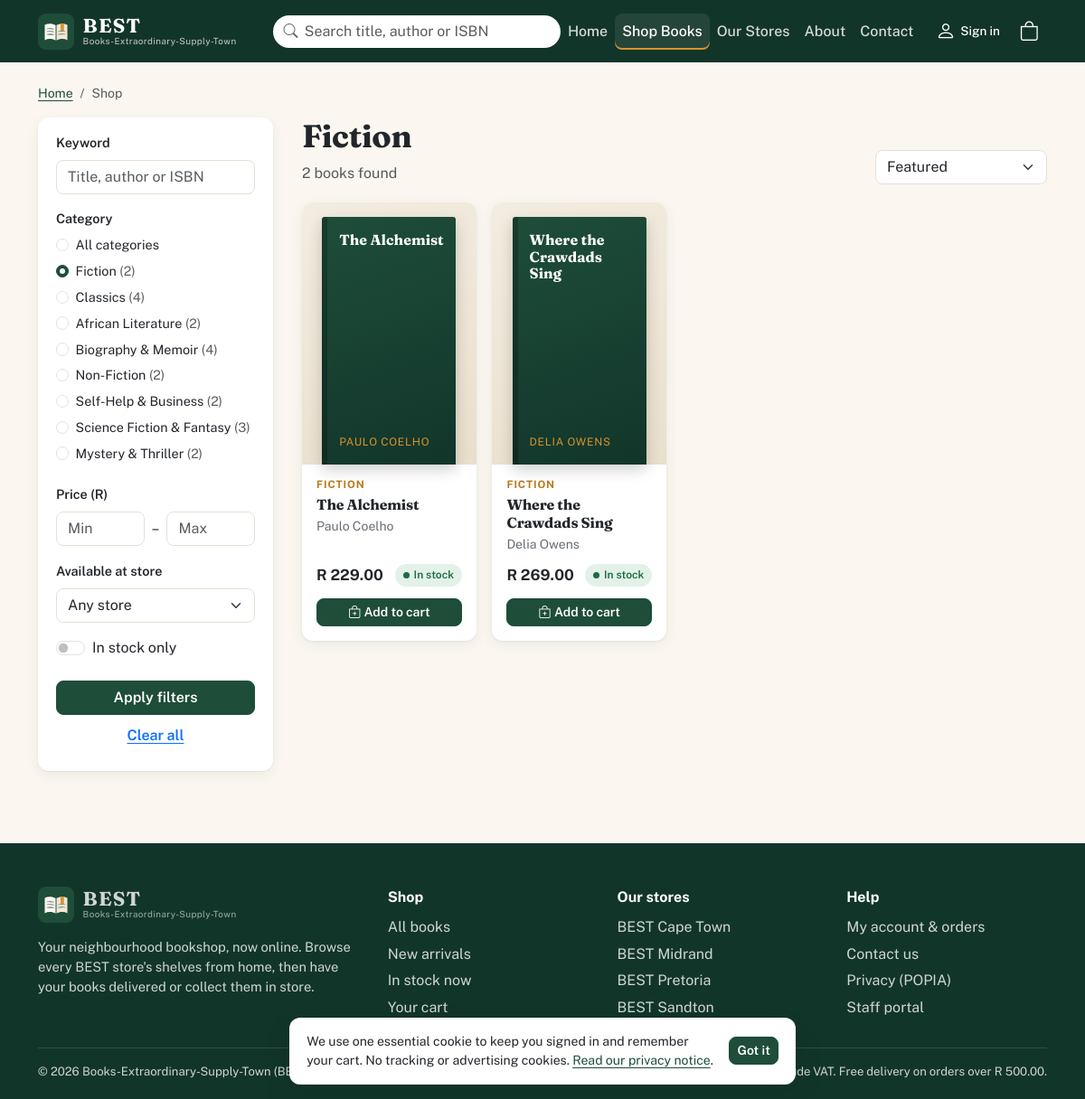
The app's page /catalogue.php?category=1 with its own data.
### tables this page shows
CREATE TABLE Category (
  categoryID INT PRIMARY KEY AUTO_INCREMENT,
  name VARCHAR(100) NOT NULL UNIQUE,
  description VARCHAR(255) NULL,
  icon VARCHAR(50) NOT NULL DEFAULT 'bi-book',
  sortOrder INT NOT NULL DEFAULT 0,
  isActive BOOLEAN NOT NULL DEFAULT TRUE
);

CREATE TABLE Book (
  bookID INT PRIMARY KEY AUTO_INCREMENT,
  categoryID INT NOT NULL,
  isbn VARCHAR(13) NOT NULL UNIQUE,
  title VARCHAR(255) NOT NULL,
  author VARCHAR(255) NOT NULL,
  publisher VARCHAR(150) NULL,
  publishYear SMALLINT NULL,
  pageCount INT NULL,
  language VARCHAR(40) NOT NULL DEFAULT 'English',
  format ENUM('Paperback', 'Hardcover', 'Board book') NOT NULL DEFAULT 'Paperback',
  description TEXT NOT NULL,
  price DECIMAL(10, 2) NOT NULL CHECK (price >= 0),
   
  coverImageURL VARCHAR(500) NULL,
  isFeatured BOOLEAN NOT NULL DEFAULT FALSE,
   
  isActive BOOLEAN NOT NULL DEFAULT TRUE,
  dateAdded DATETIME NOT NULL DEFAULT CURRENT_TIMESTAMP,
  dateUpdated DATETIME NOT NULL DEFAULT CURRENT_TIMESTAMP ON UPDATE CURRENT_TIMESTAMP,
  CONSTRAINT fk_book_category FOREIGN KEY (categoryID) REFERENCES Category (categoryID),
  INDEX idx_book_title (title),
  INDEX idx_book_author (author),
  INDEX idx_book_active (isActive, isFeatured)
);

### includes/helpers/forms.php (called while the page is built, shortened)
<?php
function e(?string $value): string
{
    return htmlspecialchars((string) $value, ENT_QUOTES, 'UTF-8');
}
function intParam(array $source, string $key): ?int
{
    $value = $source[$key] ?? null;
    return is_string($value) && ctype_digit($value) ? (int) $value : (is_int($value) ? $value : null);
}
function money(float|string|null $amount): string
{
    return 'R ' . number_format((float) $amount, 2, '.', ' ');
}

### includes/helpers/database.php (called while the page is built, shortened)
<?php
function fetchAll(mysqli $conn, string $sql, array $params = []): array
{
    $stmt = $conn->prepare($sql);
    if (!$stmt->execute($params ?: null)) {
        error_log('Query failed: ' . $stmt->error);
        return [];
    }
    $result = $stmt->get_result();
    return $result ? $result->fetch_all(MYSQLI_ASSOC) : [];
}
function fetchOne(mysqli $conn, string $sql, array $params = []): ?array
{
    return fetchAll($conn, $sql, $params)[0] ?? null;
}
function fetchValue(mysqli $conn, string $sql, array $params = []): mixed
{
    $row = fetchOne($conn, $sql, $params);
    return $row ? array_values($row)[0] : null;
}

### includes/helpers/books.php (called while the page is built, shortened)
<?php
require_once __DIR__ . '/database.php';
function stockStatus(int $quantity, int $lowLevel = 3): array
{
    return ['in', 'In stock'];
}
function getCategories(mysqli $conn): array
{
    return fetchAll($conn,
        "SELECT c.categoryID, c.name, c.description, c.icon,
                COUNT(b.bookID) AS bookCount
         FROM Category c
         LEFT JOIN Book b ON b.categoryID = c.categoryID AND b.isActive = TRUE
         WHERE c.isActive = TRUE
         GROUP BY c.categoryID, c.name, c.description, c.icon, c.sortOrder
         ORDER BY c.sortOrder, c.name");
}
function readCatalogueFilters(array $query): array
{
    $price = fn ($value) => is_string($value) && is_numeric($value) && $value >= 0 ? (float) $value : null;
    return [
        'q'        => is_string($query['q'] ?? null) ? mb_substr(trim($query['q']), 0, 100) : '',
        'category' => intParam($query, 'category'),
        'minPrice' => $price($query['minPrice'] ?? null),
        'maxPrice' => $price($query['maxPrice'] ?? null),
        'store'    => intParam($query, 'store'),
        'inStock'  => !empty($query['inStock']),
        'sort'     => array_key_exists($query['sort'] ?? '', BOOK_SORTS) ? $query['sort'] : 'featured',
        'page'     => max(1, intParam($query, 'page') ?? 1),
    ];
}
function searchBooks(mysqli $conn, array $filters, int $perPage = BOOKS_PER_PAGE): array
{
    $where = ['b.isActive = TRUE', 'c.isActive = TRUE'];
    $params = [];
    if ($filters['category']) {
        $where[] = 'b.categoryID = ?';
        $params[] = $filters['category'];
    }
    $from = "FROM Book b JOIN Category c ON c.categoryID = b.categoryID " . STOCK_JOIN . " WHERE " . implode(' AND ', $where);
    $total = (int) fetchValue($conn, "SELECT COUNT(*) $from", $params);
    $orderBy = BOOK_SORTS[$filters['sort']][1];
    $offset = ($filters['page'] - 1) * $perPage;
    $books = fetchAll($conn,
        "SELECT b.bookID, b.isbn, b.title, b.author, b.price, b.coverImageURL, b.isFeatured, b.format,
                c.name AS categoryName, COALESCE(st.totalStock, 0) AS totalStock
         $from
         ORDER BY $orderBy, b.bookID
         LIMIT " . (int) $perPage . " OFFSET " . (int) $offset,
        $params);
    return [$books, $total];
}

### catalogue.php (the view, shortened to what this page needs)
<?php
    require_once __DIR__ . '/includes/security.php';
    require_once __DIR__ . '/includes/helpers/books.php';
    $conn = db();
    $filters = readCatalogueFilters($_GET);
    [$books, $total] = $conn ? searchBooks($conn, $filters) : [[], 0];
    $categories = $conn ? getCategories($conn) : [];
    $categoryName = null;
    foreach ($categories as $category) {
        if ((int) $category['categoryID'] === $filters['category']) {
            $categoryName = $category['name'];
        }
    }
    $heading = $filters['q'] !== '' ? 'Results for “' . $filters['q'] . '”' : ($categoryName ?? 'All books');
?>
<!DOCTYPE html>
<html lang="en">
    <?php include 'includes/components/header.php'; ?>
    <body>
        <?php include 'includes/components/navBar.php'; ?>
        <main id="main" class="container-xl page-pad">
            <nav aria-label="breadcrumb">
                <ol class="breadcrumb">
                    <li class="breadcrumb-item"><a href="index.php">Home</a></li>
                    <li class="breadcrumb-item active" aria-current="page">Shop</li>
                </ol>
            </nav>
            <div class="catalogue-layout">
                <aside class="filters offcanvas-lg offcanvas-start" tabindex="-1" id="filterPanel" aria-labelledby="filterHeading">
                    <div class="offcanvas-body">
                        <form method="get" action="catalogue.php" class="filter-form" id="filterForm">
                            <div class="mb-3">
                                <label for="filterQ" class="form-label">Keyword</label>
                                <input type="search" id="filterQ" name="q" class="form-control" value="<?= e($filters['q']) ?>" placeholder="Title, author or ISBN">
                            </div>
                            <fieldset class="mb-3">
                                <legend class="form-label">Category</legend>
                                <div class="filter-options">
                                    <label class="form-check">
                                        <input class="form-check-input" type="radio" name="category" value="" <?= !$filters['category'] ? 'checked' : '' ?>>
                                        <span class="form-check-label">All categories</span>
                                    </label>
                                    <?php foreach ($categories as $category): ?>
                                        <label class="form-check">
                                            <input class="form-check-input" type="radio" name="category" value="<?= (int) $category['categoryID'] ?>" <?= $filters['category'] === (int) $category['categoryID'] ? 'checked' : '' ?>>
                                            <span class="form-check-label"><?= e($category['name']) ?> <span class="text-muted">(<?= (int) $category['bookCount'] ?>)</span></span>
                                        </label>
                                    <?php endforeach; ?>
                                </div>
                            </fieldset>
                            <fieldset class="mb-3">
                                <legend class="form-label">Price (R)</legend>
                                <div class="d-flex gap-2 align-items-center">
                                    <input type="number" min="0" step="1" id="minPrice" name="minPrice" class="form-control" placeholder="Min" value="<?= $filters['minPrice'] !== null ? e((string) $filters['minPrice']) : '' ?>">
                                    <span aria-hidden="true">–</span>
                                    <input type="number" min="0" step="1" id="maxPrice" name="maxPrice" class="form-control" placeholder="Max" value="<?= $filters['maxPrice'] !== null ? e((string) $filters['maxPrice']) : '' ?>">
                                </div>
                            </fieldset>
                            <div class="mb-3">
                                <label for="filterStore" class="form-label">Available at store</label>
                                <select id="filterStore" name="store" class="form-select">
                                    <option value="">Any store</option>
                                </select>
                            </div>
                            <label class="form-check form-switch mb-4">
                                <input class="form-check-input" type="checkbox" role="switch" name="inStock" value="1" <?= $filters['inStock'] ? 'checked' : '' ?>>
                                <span class="form-check-label">In stock only</span>
                            </label>
                            <button type="submit" class="btn btn-brand w-100">Apply filters</button>
                            <a href="catalogue.php" class="btn btn-link w-100 mt-1">Clear all</a>
                        </form>
                    </div>
                </aside>
                <section class="catalogue-results" aria-labelledby="resultsHeading">
                    <div class="results-head">
                        <div>
                            <h1 id="resultsHeading" class="page-title"><?= e($heading) ?></h1>
                            <p class="text-muted mb-0"><?= $total ?> book<?= $total === 1 ? '' : 's' ?> found</p>
                        </div>
                        <div class="results-tools">
                            <form method="get" action="catalogue.php" class="sort-form">
                                <select id="sort" name="sort" class="form-select" data-submit-on-change>
                                    <?php foreach (BOOK_SORTS as $key => [$label]): ?>
                                        <option value="<?= $key ?>" <?= $filters['sort'] === $key ? 'selected' : '' ?>><?= $label ?></option>
                                    <?php endforeach; ?>
                                </select>
                            </form>
                        </div>
                    </div>
                    <?php if ($books): ?>
                        <div class="book-grid book-grid-catalogue">
                            <?php foreach ($books as $book): ?>
                                <?php include 'includes/components/bookCard.php'; ?>
                            <?php endforeach; ?>
                        </div>
                    <?php endif; ?>
                </section>
            </div>
        </main>
        <?php include 'includes/components/footer.php'; ?>
    </body>
</html>

### includes/components/bookCard.php (shortened to what this page needs)
<?php
    [$cardStockClass, $cardStockLabel] = stockStatus((int) $book['totalStock'], 5);
?>
<article class="book-card">
    <a class="book-card-cover" href="book.php?id=<?= (int) $book['bookID'] ?>" tabindex="-1" aria-hidden="true">
        <span class="cover-fallback" hidden>
            <span class="cover-fallback-title"><?= e($book['title']) ?></span>
            <span class="cover-fallback-author"><?= e($book['author']) ?></span>
        </span>
    </a>
    <div class="book-card-body">
        <?php if (!empty($book['categoryName'])): ?>
            <p class="book-card-category"><?= e($book['categoryName']) ?></p>
        <?php endif; ?>
        <h3 class="book-card-title"><a href="book.php?id=<?= (int) $book['bookID'] ?>"><?= e($book['title']) ?></a></h3>
        <p class="book-card-author"><?= e($book['author']) ?></p>
        <div class="book-card-footer">
            <span class="book-card-price"><?= money($book['price']) ?></span>
            <span class="stock-pill stock-<?= $cardStockClass ?>"><?= e($cardStockLabel) ?></span>
        </div>
        <?php if ((int) $book['totalStock'] > 0): ?>
            <form class="add-to-cart-form" action="cart-action.php" method="post">
                <button type="submit" class="btn btn-brand btn-sm w-100"><i class="bi bi-bag-plus" aria-hidden="true"></i> Add to cart</button>
            </form>
        <?php else: ?>
            <button type="button" class="btn btn-outline-secondary btn-sm w-100" disabled>Out of stock</button>
        <?php endif; ?>
    </div>
</article>

### records on screen
category: categoryID "☑ Fiction (2)", name "Fiction", bookCount "2"
category: categoryID "☐ Classics (4)", name "Classics", bookCount "4"
category: categoryID "☐ African Literature (2)", name "African Literature", bookCount "2"
category: categoryID "☐ Biography & Memoir (4)", name "Biography & Memoir", bookCount "4"
category: categoryID "☐ Non-Fiction (2)", name "Non-Fiction", bookCount "2"
category: categoryID "☐ Self-Help & Business (2)", name "Self-Help & Business", bookCount "2"
category: categoryID "☐ Science Fiction & Fantasy (3)", name "Science Fiction & Fantasy", bookCount "3"
category: categoryID "☐ Mystery & Thriller (2)", name "Mystery & Thriller", bookCount "2"
book: title "The Alchemist", author "PAULO COELHO", categoryID.name "FICTION", author "Paulo Coelho", price "R 229.00"
book: title "Where the Crawdads Sing", author "DELIA OWENS", categoryID.name "FICTION", author "Delia Owens", price "R 269.00"

### other values on screen
$label "Home"
$label "Shop Books"
$label "Our Stores"
$label "About"
$label "Contact"
$total "2"
$store['name'] "BEST Cape Town"
$store['name'] "BEST Midrand"
$store['name'] "BEST Pretoria"
$store['name'] "BEST Sandton"
money(FREE_DELIVERY_FROM) "R 500.00"
form field sort "Featured"
